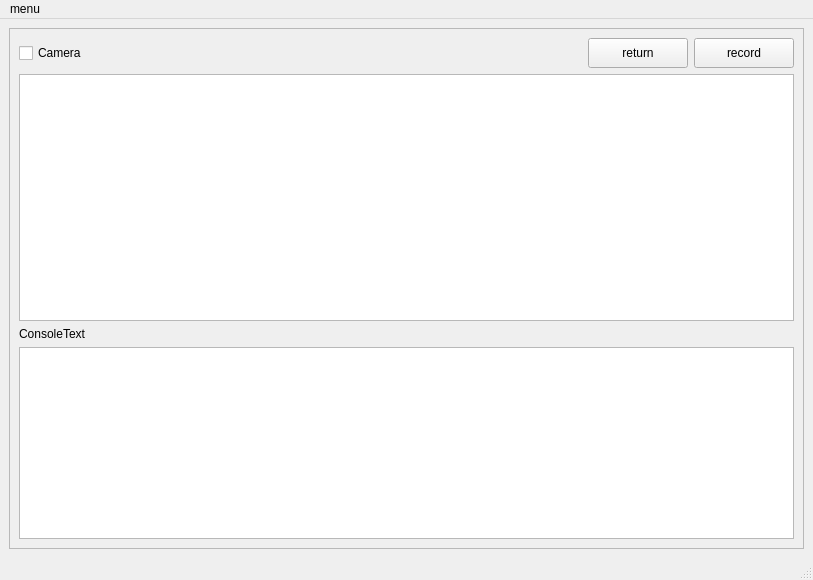
<?xml version="1.0" encoding="UTF-8"?>
<ui version="4.0">
 <class>MainWindow</class>
 <widget class="QMainWindow" name="MainWindow">
  <property name="geometry">
   <rect>
    <x>0</x>
    <y>0</y>
    <width>813</width>
    <height>580</height>
   </rect>
  </property>
  <property name="windowTitle">
   <string>MainWindow</string>
  </property>
  <widget class="QWidget" name="centralwidget">
   <layout class="QGridLayout" name="gridLayout_2">
    <item row="0" column="0">
     <widget class="QFrame" name="frame_background">
      <property name="sizePolicy">
       <sizepolicy hsizetype="Expanding" vsizetype="Expanding">
        <horstretch>0</horstretch>
        <verstretch>0</verstretch>
       </sizepolicy>
      </property>
      <property name="styleSheet">
       <string notr="true"/>
      </property>
      <property name="frameShape">
       <enum>QFrame::StyledPanel</enum>
      </property>
      <property name="frameShadow">
       <enum>QFrame::Raised</enum>
      </property>
      <layout class="QGridLayout" name="gridLayout">
       <item row="0" column="0">
        <layout class="QVBoxLayout" name="verticalLayout">
         <item>
          <layout class="QHBoxLayout" name="horizontalLayout">
           <item>
            <widget class="QCheckBox" name="Camera">
             <property name="styleSheet">
              <string notr="true"/>
             </property>
             <property name="text">
              <string>Camera</string>
             </property>
            </widget>
           </item>
           <item>
            <spacer name="horizontalSpacer_2">
             <property name="orientation">
              <enum>Qt::Horizontal</enum>
             </property>
             <property name="sizeHint" stdset="0">
              <size>
               <width>40</width>
               <height>20</height>
              </size>
             </property>
            </spacer>
           </item>
           <item>
            <widget class="QPushButton" name="pushButton">
             <property name="sizePolicy">
              <sizepolicy hsizetype="Fixed" vsizetype="Fixed">
               <horstretch>0</horstretch>
               <verstretch>0</verstretch>
              </sizepolicy>
             </property>
             <property name="minimumSize">
              <size>
               <width>100</width>
               <height>30</height>
              </size>
             </property>
             <property name="text">
              <string>return</string>
             </property>
            </widget>
           </item>
           <item>
            <widget class="QPushButton" name="recordButton">
             <property name="minimumSize">
              <size>
               <width>100</width>
               <height>30</height>
              </size>
             </property>
             <property name="text">
              <string>record</string>
             </property>
            </widget>
           </item>
          </layout>
         </item>
         <item>
          <widget class="QGraphicsView" name="graphicsView">
           <property name="font">
            <font>
             <family>Arial</family>
             <pointsize>10</pointsize>
            </font>
           </property>
          </widget>
         </item>
         <item>
          <widget class="QLabel" name="label">
           <property name="text">
            <string>ConsoleText</string>
           </property>
          </widget>
         </item>
         <item>
          <widget class="QTextEdit" name="textEdit">
           <property name="sizePolicy">
            <sizepolicy hsizetype="Preferred" vsizetype="Preferred">
             <horstretch>0</horstretch>
             <verstretch>0</verstretch>
            </sizepolicy>
           </property>
           <property name="focusPolicy">
            <enum>Qt::NoFocus</enum>
           </property>
           <property name="inputMethodHints">
            <set>Qt::ImhNone</set>
           </property>
          </widget>
         </item>
        </layout>
       </item>
      </layout>
     </widget>
    </item>
   </layout>
  </widget>
  <widget class="QMenuBar" name="menubar">
   <property name="geometry">
    <rect>
     <x>0</x>
     <y>0</y>
     <width>813</width>
     <height>21</height>
    </rect>
   </property>
   <widget class="QMenu" name="menumenu">
    <property name="title">
     <string>menu</string>
    </property>
    <addaction name="separator"/>
    <addaction name="actionhelp"/>
    <addaction name="actioncontact_us"/>
    <addaction name="separator"/>
    <addaction name="actionLog_out"/>
   </widget>
   <addaction name="menumenu"/>
  </widget>
  <widget class="QStatusBar" name="statusbar"/>
  <action name="actionhelp">
   <property name="text">
    <string>Help</string>
   </property>
  </action>
  <action name="actioncontact_us">
   <property name="text">
    <string>Contact Us</string>
   </property>
  </action>
  <action name="actionLog_out">
   <property name="text">
    <string>return</string>
   </property>
  </action>
 </widget>
 <resources/>
 <connections/>
</ui>
